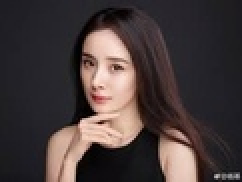
#> input picture Face_Recognition/Face_Recognition/training_data/0/1.jpg, 121 x 91 px, shrunk from 259 x 195 before the run (shown 2 times larger); its folder holds only this picture in this run
$ python Face_Recognition.py
#> lines starting #> are read from the running program, lines starting #| are printed output that depends on the picture
import cv2
import os
import numpy as np

kind_name=["Yangmi","Jay"]


def draw_retangle(image,rect):
    (x,y,w,h)=rect #x,y为框的左上角的点
    print(rect)
    cv2.rectangle(image,(x,y),(x+w,y+h),(255,255,0),3)

def draw_text(image,text,x,y):
    cv2.putText(image,text,(x,y),cv2.FONT_HERSHEY_SIMPLEX,2,(255,0,0),2)

def detect_face(image):
    image_gray=cv2.cvtColor(image,cv2.COLOR_BGR2GRAY)
    #此处转为灰度图像是因为OPenCV检测器需要灰度图像
    # eye_cascade = cv2.CascadeClassifier('haarcascade_eye.xml')
    face_cascade=cv2.CascadeClassifier('haarcascade_frontalface_default.xml')
    # eyes = eye_cascade.detectMultiScale(roi_gray)
    faces=face_cascade.detectMultiScale(image,scaleFactor=1.3,minNeighbors=5)
    # scaleFactor 该参数指定在每个图像比例尺上将图像尺寸缩小多少
    # minNeighbors 该参数指定每个候选矩形必须保留多少个邻居。此参数将影响检测到的面部的质量：较高的值会导致较少的检测，但质量较高
    if len(faces)==0:
        return None,None
    [x,y,w,h]=faces[0]
    return  image_gray[y:y+w,x:x+h],faces[0]

def read_training_data(train_data_path):
#> called with train_data_path = 'training_data'
    labels=[]
    faces=[]
    dirs_path=os.listdir(train_data_path)
    for dir in dirs_path:
        label=int(dir)
        All_kind_path=train_data_path+"/"+dir
        Single_kind_image=os.listdir(All_kind_path)
        for sdir in Single_kind_image:
            sdir_image_path=All_kind_path+"/"+sdir
            image=cv2.imread(sdir_image_path)
#> image is the input picture: shape (91, 121, 3); mean B, G, R 58.9, 59.3, 70.6
            face,__=detect_face(image)
#> in detect_face, `faces=face_cascade.detectMultiScale(image,scaleFactor=1.3,minNeighbors..`: faces = [[34, 18, 36, 36]]
#> in detect_face, `[x,y,w,h]=faces[0]`: x = 34; y = 18; w = 36
            if face is not None:
                faces.append(face)
                labels.append(label)
#> pass 2 of the loop in read_training_data, `for dir in dirs_path:`:
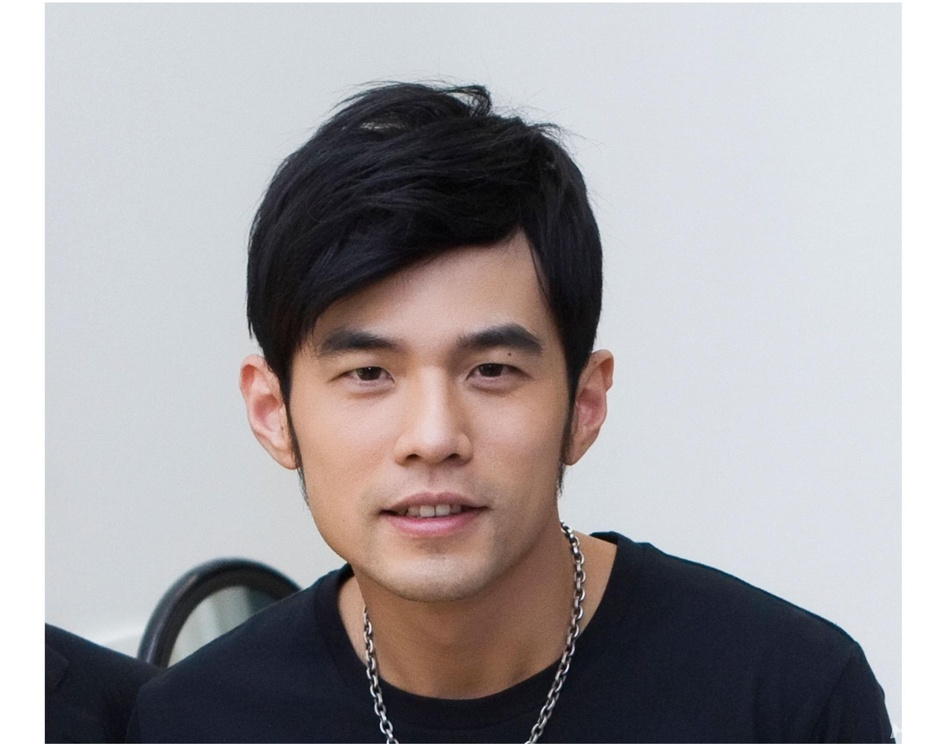
#> input picture Face_Recognition/Face_Recognition/training_data/1/1.jpg, 949 x 744 px, shrunk from 2032 x 1592 before the run
#> in read_training_data, image is the input picture: shape (744, 949, 3); mean B, G, R 165.5, 163.3, 166.9
#> in detect_face (call 2), `image_gray=cv2.cvtColor(image,cv2.COLOR_BGR2GRAY)`:
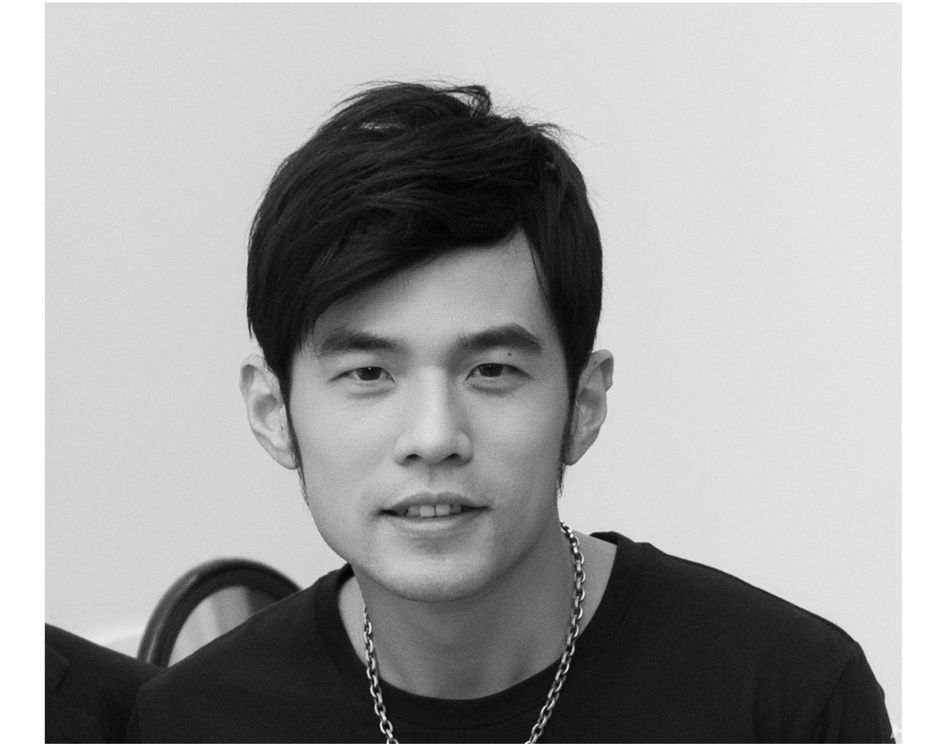
#> image_gray: shape (744, 949); min 2, max 255, mean 164.7
#> in detect_face (call 2), `faces=face_cascade.detectMultiScale(image,scaleFactor=1.3,minNeighbors..`: faces = [[263, 233, 343, 343]]
#> in detect_face (call 2), `[x,y,w,h]=faces[0]`: x = 263; y = 233; w = 343
#> in read_training_data, `face,__=detect_face(image)`:
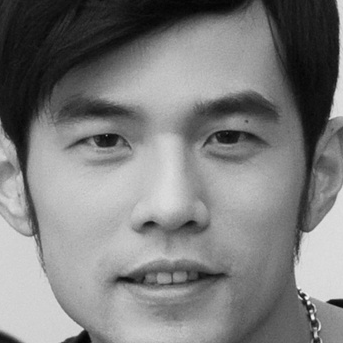
#> face: shape (343, 343); min 3, max 253, mean 125.1

    return faces,labels

def predict(test_data):
    if test_data is None:
        return None
    test_image=test_data.copy()
    face,rect=detect_face(test_image)
    label=face_recognition.predict(face)
    kind_label=kind_name[label[0]]
    draw_retangle(test_image,rect)
    draw_text(test_image,kind_label,rect[0]-50,rect[1])
    return test_image

faces,labels=read_training_data("training_data")
#> faces = 2 items; labels = [0, 1]
#创建LBPH识别器并开始训练
face_recognition=cv2.face.LBPHFaceRecognizer_create()
face_recognition.train(faces,np.array(labels))
t1=cv2.imread("test_data/test1.jpg")
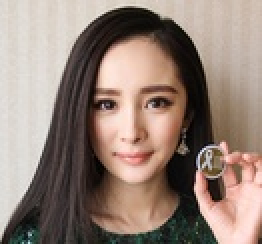
#> input picture Face_Recognition/Face_Recognition/test_data/test1.jpg, 131 x 122 px, shrunk from 280 x 261 before the run (shown 2 times larger)
#> t1 is the input picture: shape (122, 131, 3); mean B, G, R 118.4, 128.8, 147.3
t2=cv2.imread("test_data/test2.jpg")
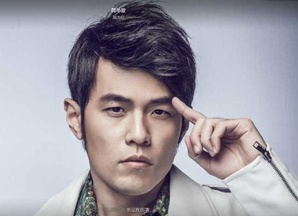
#> input picture Face_Recognition/Face_Recognition/test_data/test2.jpg, 298 x 216 px, shrunk from 638 x 462 before the run
#> t2 is the input picture: shape (216, 298, 3); mean B, G, R 165.5, 156.6, 160.5

img1=predict(t1)
#> in detect_face (call 3), `image_gray=cv2.cvtColor(image,cv2.COLOR_BGR2GRAY)`:
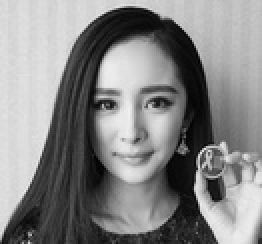
#> image_gray: shape (122, 131) (shown 2 times larger); min 1, max 240, mean 133.2
#> in detect_face (call 3), `faces=face_cascade.detectMultiScale(image,scaleFactor=1.3,minNeighbors..`: faces = [[37, 29, 61, 61]]
#> in detect_face (call 3), `[x,y,w,h]=faces[0]`: x = 37; y = 29; w = 61
#> in predict, `face,rect=detect_face(test_image)`:
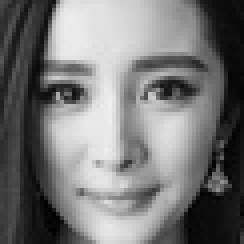
#> face: shape (61, 61) (shown 4 times larger); min 1, max 240, mean 118.8
#> in predict, `face,rect=detect_face(test_image)`: rect = [37, 29, 61, 61]
#> in predict, `label=face_recognition.predict(face)`: label = (1, 148.7)
#> in predict, `kind_label=kind_name[label[0]]`: kind_label = 'Jay'
#> in draw_retangle, `(x,y,w,h)=rect`: x = 37; y = 29; w = 61
#| [37 29 61 61]
img2=predict(t2)
#> in detect_face (call 4), `image_gray=cv2.cvtColor(image,cv2.COLOR_BGR2GRAY)`:
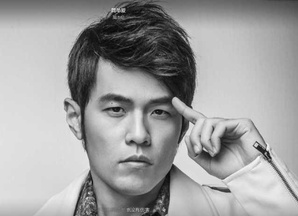
#> image_gray: shape (216, 298); min 6, max 253, mean 158.8
#> in detect_face (call 4), `faces=face_cascade.detectMultiScale(image,scaleFactor=1.3,minNeighbors..`: faces = [[79, 65, 116, 116]]
#> in detect_face (call 4), `[x,y,w,h]=faces[0]`: x = 79; y = 65; w = 116
#> in predict (call 2), `face,rect=detect_face(test_image)`:
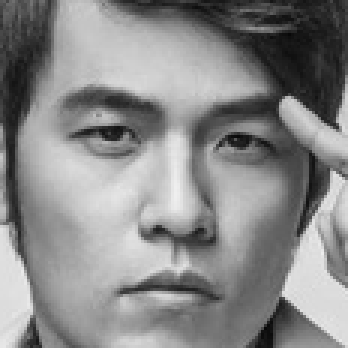
#> face: shape (116, 116) (shown 3 times larger); min 8, max 239, mean 136.4
#> in predict (call 2), `face,rect=detect_face(test_image)`: rect = [79, 65, 116, 116]
#> in predict (call 2), `label=face_recognition.predict(face)`: label = (1, 84.76)
#| [ 79  65 116 116]
#> call 2 of draw_text, with text = 'Jay', x = 29, y = 65
#> in draw_text (call 2), `cv2.putText(image,text,(x,y),cv2.FONT_HERSHEY_SIMPLEX,2,(255,0,0),2)`:
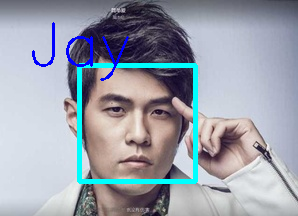
#> image: shape (216, 298, 3); mean B, G, R 171, 159.7, 154.4

cv2.imshow(kind_name[0],img1)
cv2.imshow(kind_name[1],img2)
cv2.waitKey(0)
cv2.destroyAllWindows()
